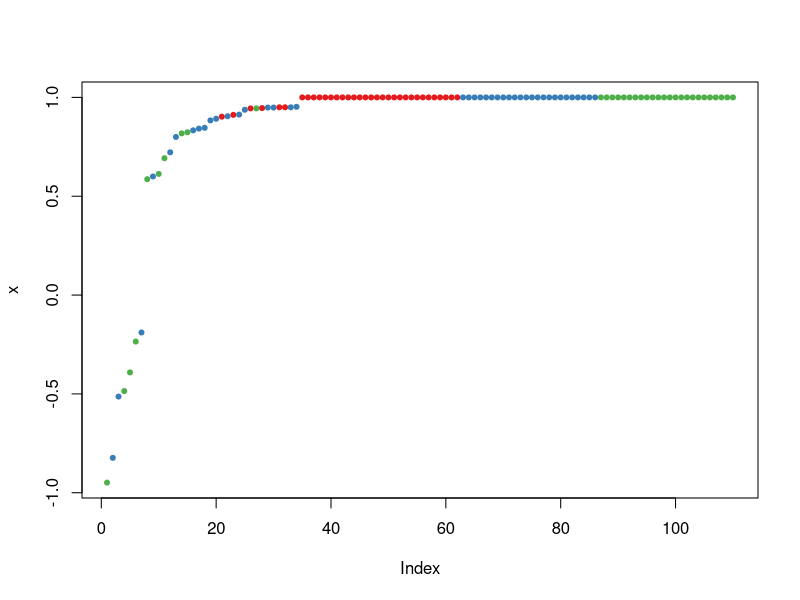

This chart was generated by the following R code:
data("iris")
ind <- sample(2,nrow(iris),replace=TRUE,prob=c(0.7,0.3))
table(ind)
trainData <- iris[ind==1,]
testData <- iris[ind==2,]
dim(trainData)
dim(testData)
head(trainData)
head(testData)
library(randomForest)
iris_rf <- randomForest(Species~.,data=trainData,ntree=100,proximity=TRUE)
print(iris_rf)
#importance of class descriotion
importance(iris_rf)
irisPred<-predict(iris_rf,newdata=testData)
table(irisPred, testData$Species)
#plotting the margins,positive margin means correct classification
plot(margin(iris_rf,testData$Species))
#checking the classification accuracy
# the number of correct prediction
print(sum(irisPred==testData$Species))
# out of these many data points used to test the prediction
print(length(testData$Species)) 
#the accuracy
print(sum(irisPred==testData$Species)/length(testData$Species)) # we found accuracy is 0.9285714